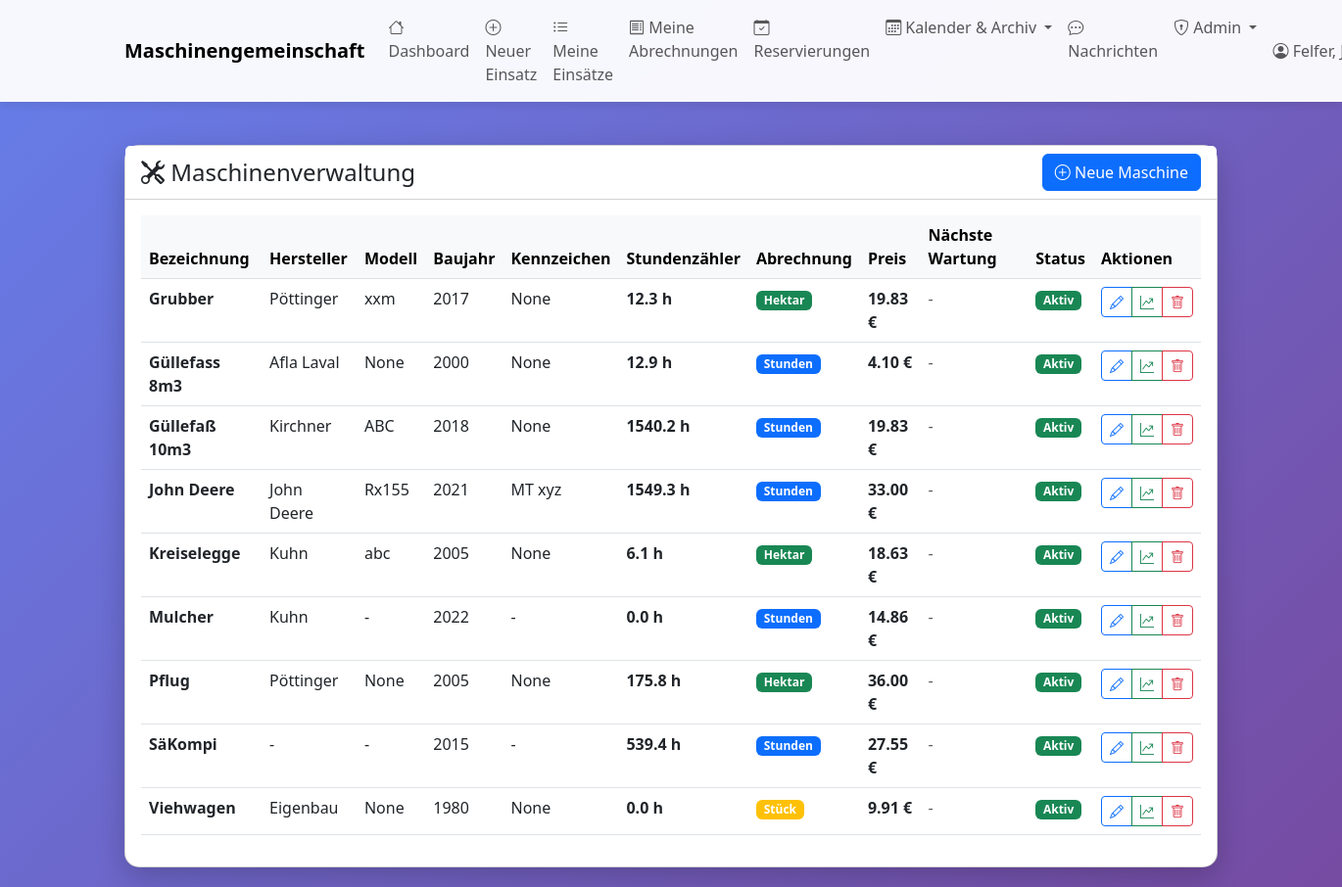
Page /admin/maschinen (signed in) on the committed database.
### tables this page shows
CREATE TABLE maschinen (
    id INTEGER PRIMARY KEY AUTOINCREMENT,
    bezeichnung TEXT NOT NULL,
    hersteller TEXT,
    modell TEXT,
    baujahr INTEGER,
    kennzeichen TEXT,
    anschaffungsdatum DATE,
    stundenzaehler_aktuell REAL,
    naechste_wartung_bei REAL,
    aktiv BOOLEAN DEFAULT 1,
    bemerkungen TEXT
, abrechnungsart TEXT DEFAULT 'stunden', preis_pro_einheit REAL DEFAULT 0.0, wartungsintervall INTEGER DEFAULT 50, naechste_wartung REAL, anmerkungen TEXT, erfassungsmodus TEXT DEFAULT 'fortlaufend', gemeinschaft_id INTEGER DEFAULT 1 REFERENCES gemeinschaften(id), anschaffungspreis REAL DEFAULT 0.0, abschreibungsdauer_jahre INTEGER DEFAULT 10, treibstoff_berechnen BOOLEAN DEFAULT 0);

### web_app.py (the view)
@app.route('/admin/maschinen')
@admin_required
def admin_maschinen():
    with MaschinenDBContext(DB_PATH) as db:
        maschinen = db.get_all_maschinen(nur_aktive=False)
    return render_template('admin_maschinen.html', maschinen=maschinen)

### database.py (called while the page is built)
    def connect(self):
        self.connection = sqlite3.connect(self.db_path)
        self.connection.row_factory = sqlite3.Row
        self.cursor = self.connection.cursor()

    def close(self):
        if self.connection:
            self.connection.close()

    def get_all_maschinen(self, nur_aktive: bool = True) -> List[Dict]:
        sql = "SELECT * FROM maschinen"
        if nur_aktive:
            sql += " WHERE aktiv = 1"
        sql += " ORDER BY bezeichnung"
        self.cursor.execute(sql)
        return [dict(row) for row in self.cursor.fetchall()]

    def __enter__(self):
        self.connect()
        return self

    def __exit__(self, exc_type, exc_val, exc_tb):
        if exc_type is None:
            self.connection.commit()
        else:
            self.connection.rollback()
        self.close()
        return False

### web_app.py (called while the page is built)
def admin_required(f):
    @wraps(f)
    def decorated_function(*args, **kwargs):
        if 'benutzer_id' not in session:
            flash('Bitte melden Sie sich an.', 'warning')
            return redirect(url_for('login'))
        if not session.get('is_admin'):
            flash('Zugriff verweigert. Administrator-Rechte erforderlich.', 'danger')
            return redirect(url_for('dashboard'))
        return f(*args, **kwargs)
    return decorated_function

### templates/admin_maschinen.html (shortened to what this page needs)
{% extends "base.html" %}
{% block content %}
<div class="row mt-4">
    <div class="col-12">
        <div class="card">
            <div class="card-header bg-white d-flex justify-content-between align-items-center">
                <h4 class="mb-0">
                    <i class="bi bi-tools"></i> Maschinenverwaltung
                </h4>
                <a href="{{ url_for('admin_maschinen_neu') }}" class="btn btn-primary">
                    <i class="bi bi-plus-circle"></i> Neue Maschine
                </a>
            </div>
            <div class="card-body">
                <div class="table-responsive">
                    <table class="table table-hover">
                        <thead class="table-light">
                            <tr>
                                <th>Bezeichnung</th>
                                <th>Hersteller</th>
                                <th>Modell</th>
                                <th>Baujahr</th>
                                <th>Kennzeichen</th>
                                <th>Stundenzähler</th>
                                <th>Abrechnung</th>
                                <th>Preis</th>
                                <th>Nächste Wartung</th>
                                <th>Status</th>
                                <th>Aktionen</th>
                            </tr>
                        </thead>
                        <tbody>
                            {% for maschine in maschinen %}
                            <tr>
                                <td><strong>{{ maschine.bezeichnung }}</strong></td>
                                <td>{{ maschine.hersteller or '-' }}</td>
                                <td>{{ maschine.modell or '-' }}</td>
                                <td>{{ maschine.baujahr or '-' }}</td>
                                <td>{{ maschine.kennzeichen or '-' }}</td>
                                <td>
                                    <strong>{{ "%.1f"|format(maschine.stundenzaehler_aktuell or 0) }} h</strong>
                                </td>
                                <td>
                                    {% if maschine.abrechnungsart %}
                                        {% if maschine.abrechnungsart == 'stunden' %}
                                            <span class="badge bg-primary">Stunden</span>
                                        {% elif maschine.abrechnungsart == 'hektar' %}
                                            <span class="badge bg-success">Hektar</span>
                                        {% elif maschine.abrechnungsart == 'kilometer' %}
                                            <span class="badge bg-info">Kilometer</span>
                                        {% elif maschine.abrechnungsart == 'stueck' %}
                                            <span class="badge bg-warning">Stück</span>
                                        {% endif %}
                                    {% else %}
                                        <span class="text-muted">-</span>
                                    {% endif %}
                                </td>
                                <td>
                                    {% if maschine.preis_pro_einheit %}
                                        <strong>{{ "%.2f"|format(maschine.preis_pro_einheit) }} €</strong>
                                    {% else %}
                                        <span class="text-muted">-</span>
                                    {% endif %}
                                </td>
                                <td>
                                    {% if maschine.naechste_wartung_bei %}
                                        {{ "%.1f"|format(maschine.naechste_wartung_bei) }} h
                                        {% set diff = maschine.naechste_wartung_bei - (maschine.stundenzaehler_aktuell or 0) %}
                                        {% if diff <= 0 %}
                                            <span class="badge bg-danger">Fällig!</span>
                                        {% elif diff <= 50 %}
                                            <span class="badge bg-warning">Bald</span>
                                        {% endif %}
                                    {% else %}
                                        <span class="text-muted">-</span>
                                    {% endif %}
                                </td>
                                <td>
                                    {% if maschine.aktiv %}
                                        <span class="badge bg-success">Aktiv</span>
                                    {% else %}
                                        <span class="badge bg-secondary">Inaktiv</span>
                                    {% endif %}
                                </td>
                                <td>
                                    <div class="btn-group" role="group">
                                        <a href="{{ url_for('admin_maschinen_edit', maschine_id=maschine.id) }}"
                                           class="btn btn-sm btn-outline-primary" title="Bearbeiten">
                                            <i class="bi bi-pencil"></i>
                                        </a>
                                        <a href="{{ url_for('admin_maschinen_rentabilitaet', maschine_id=maschine.id) }}"
                                           class="btn btn-sm btn-outline-success" title="Rentabilität">
                                            <i class="bi bi-graph-up-arrow"></i>
                                        </a>
                                        <button type="button" class="btn btn-sm btn-outline-danger"
                                                onclick="confirmDelete({{ maschine.id }}, '{{ maschine.bezeichnung }}')" title="Löschen">
                                            <i class="bi bi-trash"></i>
                                        </button>
                                    </div>
                                </td>
                            </tr>
                            {% endfor %}
                        </tbody>
                    </table>
                </div>
            </div>
        </div>
    </div>
</div>
{% endblock %}

### templates/base.html (style rules this page uses)
body { min-height: 100vh; background: linear-gradient(135deg, #667eea 0%, #764ba2 100%); }
.card { border-radius: 15px; box-shadow: 0 10px 30px rgba(0,0,0,0.2); }

### rows in the picture
maschinen: bezeichnung "Grubber", hersteller "Pöttinger", modell "xxm", baujahr "2017", kennzeichen "None", stundenzaehler_aktuell "12.3", abrechnungsart "Hektar", preis_pro_einheit "19.83", aktiv "Aktiv"
maschinen: bezeichnung "Güllefass 8m3", hersteller "Afla Laval", modell "None", baujahr "2000", kennzeichen "None", stundenzaehler_aktuell "12.9", abrechnungsart "Stunden", preis_pro_einheit "4.10", aktiv "Aktiv"
maschinen: bezeichnung "Güllefaß 10m3", hersteller "Kirchner", modell "ABC", baujahr "2018", kennzeichen "None", stundenzaehler_aktuell "1540.2", abrechnungsart "Stunden", preis_pro_einheit "19.83", aktiv "Aktiv"
maschinen: bezeichnung "John Deere", hersteller "John Deere", modell "Rx155", baujahr "2021", kennzeichen "MT xyz", stundenzaehler_aktuell "1549.3", abrechnungsart "Stunden", preis_pro_einheit "33.00", aktiv "Aktiv"
maschinen: bezeichnung "Kreiselegge", hersteller "Kuhn", modell "abc", baujahr "2005", kennzeichen "None", stundenzaehler_aktuell "6.1", abrechnungsart "Hektar", preis_pro_einheit "18.63", aktiv "Aktiv"
maschinen: bezeichnung "Mulcher", hersteller "Kuhn", modell "-", baujahr "2022", kennzeichen "-", stundenzaehler_aktuell "0.0", abrechnungsart "Stunden", preis_pro_einheit "14.86", aktiv "Aktiv"
maschinen: bezeichnung "Pflug", hersteller "Pöttinger", modell "None", baujahr "2005", kennzeichen "None", stundenzaehler_aktuell "175.8", abrechnungsart "Hektar", preis_pro_einheit "36.00", aktiv "Aktiv"
maschinen: bezeichnung "SäKompi", hersteller "-", modell "-", baujahr "2015", kennzeichen "-", stundenzaehler_aktuell "539.4", abrechnungsart "Stunden", preis_pro_einheit "27.55", aktiv "Aktiv"
maschinen: bezeichnung "Viehwagen", hersteller "Eigenbau", modell "None", baujahr "1980", kennzeichen "None", stundenzaehler_aktuell "0.0", abrechnungsart "Stück", preis_pro_einheit "9.91", aktiv "Aktiv"

### other values in the picture
{{ session.get('benutzer_name') }} "Felfer,…"
